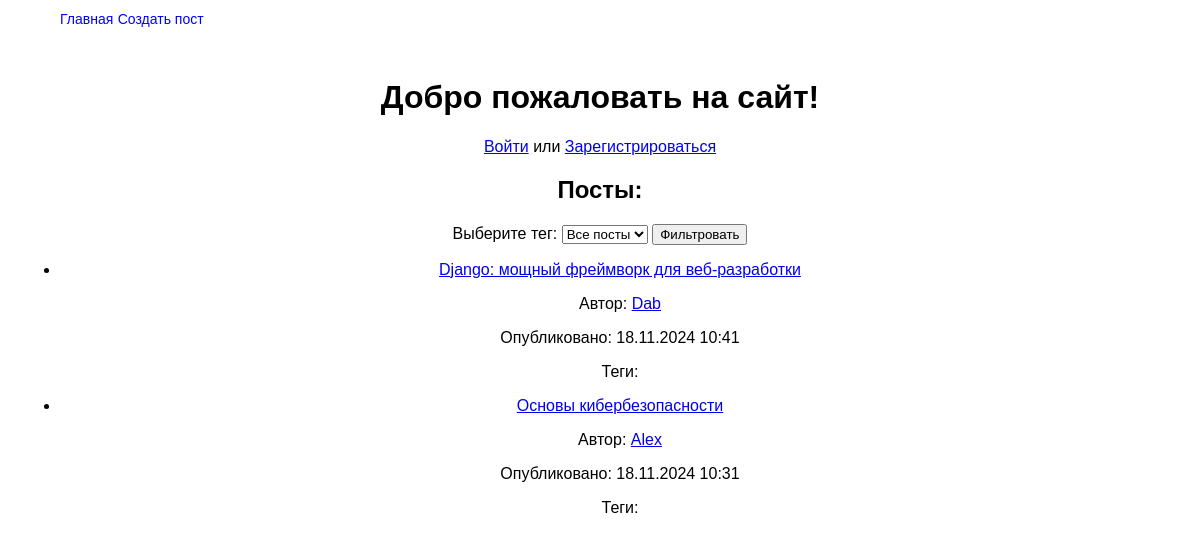
/, run on an earlier commit of the app's database.
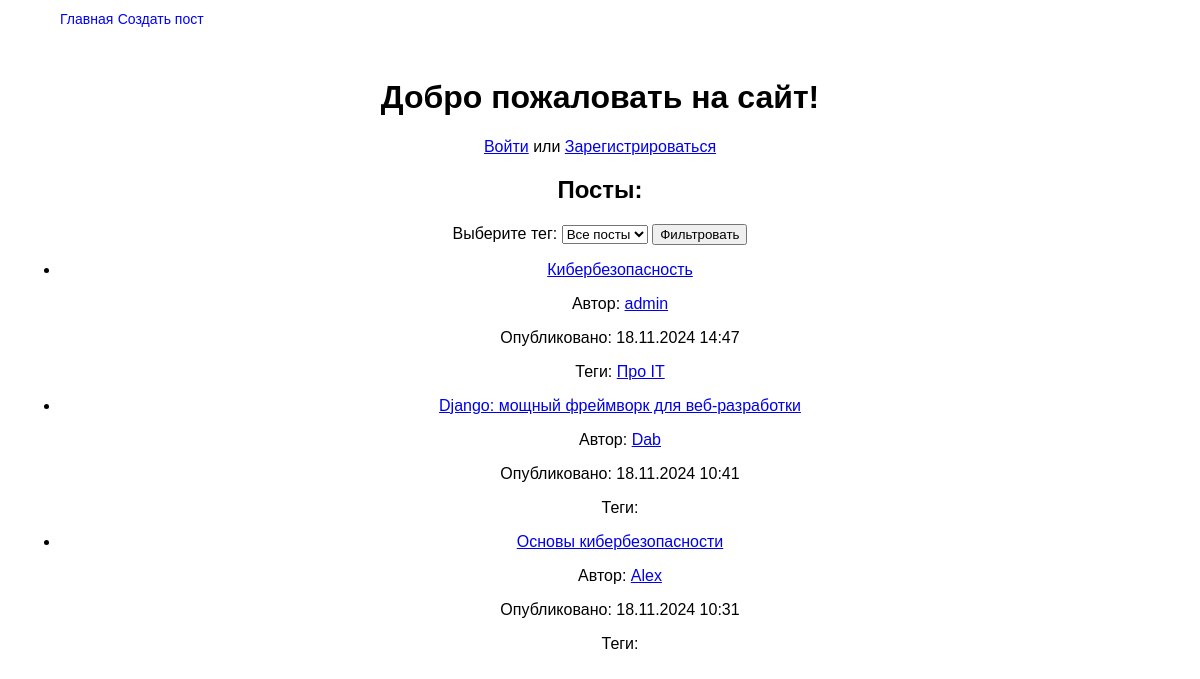
And on a later commit of the database.
### blog/models.py (models this page shows, shortened)
class Post(models.Model):
    title = models.CharField(max_length=255)
    slug = models.SlugField(max_length=255, unique=True, db_index=True, verbose_name='URL')
    content = models.TextField()
    author = models.ForeignKey(User, on_delete=models.CASCADE, related_name='posts')
    created_at = models.DateTimeField(auto_now_add=True)
    updated_at = models.DateTimeField(auto_now=True)
    is_public = models.BooleanField(default=True)  # Публичный или скрытый пост
    is_visible_on_request = models.BooleanField(default=False)  # Скрытый пост (по запросу)
    tags = models.ManyToManyField('Tag', related_name='posts', blank=True)  # Теги для постов
    class Meta:
        verbose_name = 'Посты'
        verbose_name_plural = verbose_name

class Tag(models.Model):
    name = models.CharField(max_length=50, unique=True)
    slug = models.SlugField(max_length=255, unique=True, db_index=True, verbose_name='URL')
    class Meta:
        verbose_name = 'Тэги'
        verbose_name_plural = verbose_name

### blog/views.py (the view)
# urls.py: 2. Add a URL to urlpatterns:  path('', views.home, name='home')
def home(request):
    tags = Tag.objects.all()
    selected_tag_slug = request.GET.get('tag')
    if selected_tag_slug:
        tag = Tag.objects.get(slug=selected_tag_slug)
        posts = Post.objects.filter(tags=tag).order_by('-created_at')  # Фильтруем по выбранному тегу
    else:
        posts = Post.objects.all().order_by('-created_at')  # Если тег не выбран, показываем все посты
    return render(request, 'blog/home.html', {'posts': posts, 'tags': tags, 'selected_tag': selected_tag_slug})

### blog/templates/blog/home.html (shortened to what this page needs)
{% extends 'blog/base.html' %}
{% block content %}
    {% if user.is_authenticated %}
        <h1 align="center">Добро пожаловать, {{ user.username }}!</h1>
        <p align="center">
            <a href="{% url 'profile' user.username %}">Посмотреть профиль</a>
        </p>
    {% else %}
        <h1 align="center">Добро пожаловать на сайт!</h1>
        <p align="center">
            <a href="{% url 'login' %}">Войти</a> или
            <a href="{% url 'register' %}">Зарегистрироваться</a>
        </p>
    {% endif %}
    <h2 align="center">Посты:</h2>
    <div align="center">
        <form method="GET">
            <label for="tag">Выберите тег:</label>
            <select name="tag" id="tag">
                <option value="">Все посты</option>
            </select>
            <button type="submit">Фильтровать</button>
        </form>
    </div>
    {% if posts %}
        <ul class="post-list">
            {% for post in posts %}
                <li>
                    <a href="{% url 'post-detail' post.slug %}">{{ post.title }}</a>
                    <p>Автор: <a href="{% url 'profile' post.author.username %}">{{ post.author.username }}</a></p>
                    <p>Опубликовано: {{ post.created_at|date:"d.m.Y H:i" }}</p>
                    <p>Теги:
                        {% for tag in post.tags.all %}
                            <a href="{% url 'posts-by-tag' tag.slug %}">{{ tag.name }}</a>{% if not forloop.last %}, {% endif %}
                        {% endfor %}
                    </p>
                </li>
            {% endfor %}
        </ul>
    {% else %}
        <p>Нет доступных постов.</p>
    {% endif %}
{% endblock %}

### blog/templates/blog/base.html (shortened to what this page needs)
{% load static %}
<!DOCTYPE html>
<html lang="en">
<head>
    <link rel="stylesheet" href="{% static 'css/style.css' %}">
</head>
<body>
<table class="table-page" border=0 cellpadding="0" cellspacing="0">
<tr><td valign=top>
{% block mainmenu %}
    <div class="header">
        <ul id="mainmenu" class="mainmenu">
            <ul class="main-menu">
                <li><a href="{% url 'home' %}">Главная</a></li>
                <li><a href="{% url 'create-post' %}">Создать пост</a></li>
            </ul>
        </ul>
    </div>
{% endblock %}
<div class="context-text">
    {% block content %}
    {% endblock %}
</div>
</td></tr></table>
</body>
</html>

### blog/static/css/style.css (style rules this page uses)
html, body { margin: 0; padding: 0; font-family: 'Arial', sans-serif; height: 111vh; display: flex; flex-direction: column; }
.header { padding: 10px 20px; display: flex; justify-content: space-between; align-items: center; }
.mainmenu { list-style-type: none; padding: 0; margin: 0; display: flex; gap: 15px; }
.mainmenu li { display: inline; }
.mainmenu li a { text-decoration: none; color: blue; font-size: 14px; }
.context-text { flex-grow: 1; padding: 20px; text-align: center; }

What changed in the data, as far as the page shows it:
added Post: title "Кибербезопасность", author.username "admin", created_at "18.11.2024 14:47"
added Tag: name "Про IT"
